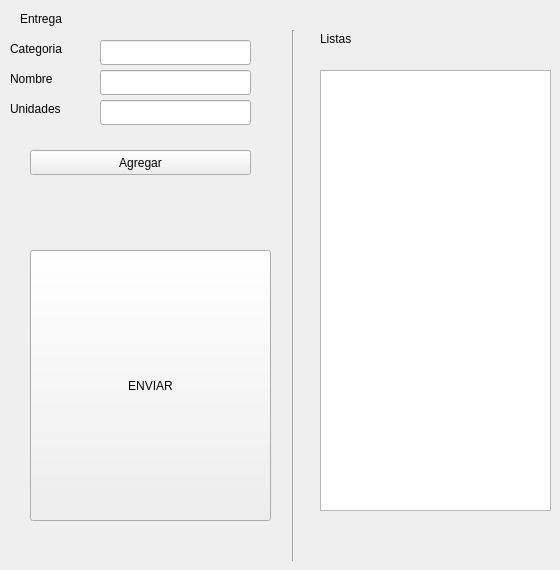
    <widget class="QWidget" name="page_15">
     <widget class="QLabel" name="label_50">
      <property name="geometry">
       <rect>
        <x>20</x>
        <y>10</y>
        <width>67</width>
        <height>17</height>
       </rect>
      </property>
      <property name="text">
       <string>Entrega</string>
      </property>
     </widget>
     <widget class="QLabel" name="label_57">
      <property name="geometry">
       <rect>
        <x>10</x>
        <y>40</y>
        <width>81</width>
        <height>17</height>
       </rect>
      </property>
      <property name="text">
       <string>Categoria</string>
      </property>
     </widget>
     <widget class="QLabel" name="label_58">
      <property name="geometry">
       <rect>
        <x>10</x>
        <y>70</y>
        <width>67</width>
        <height>17</height>
       </rect>
      </property>
      <property name="text">
       <string>Nombre</string>
      </property>
     </widget>
     <widget class="QLabel" name="label_59">
      <property name="geometry">
       <rect>
        <x>10</x>
        <y>100</y>
        <width>67</width>
        <height>17</height>
       </rect>
      </property>
      <property name="text">
       <string>Unidades</string>
      </property>
     </widget>
     <widget class="QLineEdit" name="categoria_entrega">
      <property name="geometry">
       <rect>
        <x>100</x>
        <y>40</y>
        <width>151</width>
        <height>25</height>
       </rect>
      </property>
     </widget>
     <widget class="QLineEdit" name="nombre_entrega">
      <property name="geometry">
       <rect>
        <x>100</x>
        <y>70</y>
        <width>151</width>
        <height>25</height>
       </rect>
      </property>
     </widget>
     <widget class="QLineEdit" name="unidades_entrega">
      <property name="geometry">
       <rect>
        <x>100</x>
        <y>100</y>
        <width>151</width>
        <height>25</height>
       </rect>
      </property>
     </widget>
     <widget class="QTextEdit" name="lst_entrega">
      <property name="geometry">
       <rect>
        <x>320</x>
        <y>70</y>
        <width>231</width>
        <height>441</height>
       </rect>
      </property>
     </widget>
     <widget class="Line" name="line_9">
      <property name="geometry">
       <rect>
        <x>283</x>
        <y>30</y>
        <width>20</width>
        <height>531</height>
       </rect>
      </property>
      <property name="orientation">
       <enum>Qt::Vertical</enum>
      </property>
     </widget>
     <widget class="QLabel" name="label_60">
      <property name="geometry">
       <rect>
        <x>320</x>
        <y>30</y>
        <width>67</width>
        <height>17</height>
       </rect>
      </property>
      <property name="text">
       <string>Listas</string>
      </property>
     </widget>
     <widget class="QPushButton" name="pushButton_35">
      <property name="geometry">
       <rect>
        <x>30</x>
        <y>150</y>
        <width>221</width>
        <height>25</height>
       </rect>
      </property>
      <property name="text">
       <string>Agregar</string>
      </property>
     </widget>
     <widget class="QPushButton" name="pushButton_36">
      <property name="geometry">
       <rect>
        <x>30</x>
        <y>250</y>
        <width>241</width>
        <height>271</height>
       </rect>
      </property>
      <property name="text">
       <string>ENVIAR</string>
      </property>
     </widget>
    </widget>
